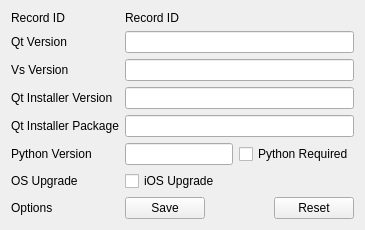
      <widget class="QWidget" name="tabIOS">
       <attribute name="title">
        <string>iOS</string>
       </attribute>
       <layout class="QVBoxLayout" name="verticalLayout_10">
        <item>
         <layout class="QFormLayout" name="formLayoutIOS">
          <item row="1" column="0">
           <widget class="QLabel" name="labelSettingsQtVersionIOS">
            <property name="text">
             <string>Qt Version</string>
            </property>
           </widget>
          </item>
          <item row="1" column="1">
           <widget class="QLineEdit" name="lineEditQtVersionIOS">
            <property name="inputMask">
             <string notr="true"/>
            </property>
            <property name="text">
             <string notr="true"/>
            </property>
            <property name="placeholderText">
             <string notr="true"/>
            </property>
           </widget>
          </item>
          <item row="3" column="0">
           <widget class="QLabel" name="labelSettingsQtInstallerVersionIOS">
            <property name="text">
             <string>Qt Installer Version</string>
            </property>
           </widget>
          </item>
          <item row="3" column="1">
           <widget class="QLineEdit" name="lineEditQtIfVersionIOS">
            <property name="inputMask">
             <string notr="true"/>
            </property>
            <property name="text">
             <string notr="true"/>
            </property>
            <property name="placeholderText">
             <string notr="true"/>
            </property>
           </widget>
          </item>
          <item row="4" column="0">
           <widget class="QLabel" name="labelSettingsQtInstallerPackageIOS">
            <property name="text">
             <string>Qt Installer Package</string>
            </property>
           </widget>
          </item>
          <item row="4" column="1">
           <widget class="QLineEdit" name="lineEditQtIfPackageUriIOS">
            <property name="inputMask">
             <string notr="true"/>
            </property>
            <property name="text">
             <string notr="true"/>
            </property>
            <property name="placeholderText">
             <string notr="true"/>
            </property>
           </widget>
          </item>
          <item row="5" column="0">
           <widget class="QLabel" name="labelSettingsPythonVersionIOS">
            <property name="text">
             <string>Python Version</string>
            </property>
           </widget>
          </item>
          <item row="5" column="1">
           <layout class="QHBoxLayout" name="horizontalLayoutPythonIOS">
            <item>
             <widget class="QLineEdit" name="lineEditPythonVersionIOS">
              <property name="inputMask">
               <string notr="true"/>
              </property>
              <property name="text">
               <string notr="true"/>
              </property>
              <property name="placeholderText">
               <string notr="true"/>
              </property>
             </widget>
            </item>
            <item>
             <widget class="QCheckBox" name="checkBoxPythonIOS">
              <property name="text">
               <string>Python Required</string>
              </property>
             </widget>
            </item>
           </layout>
          </item>
          <item row="6" column="0">
           <widget class="QLabel" name="labelSettingsUpgradeIOS">
            <property name="text">
             <string>OS Upgrade</string>
            </property>
           </widget>
          </item>
          <item row="6" column="1">
           <widget class="QCheckBox" name="checkBoxUpgradeIOS">
            <property name="text">
             <string>iOS Upgrade</string>
            </property>
           </widget>
          </item>
          <item row="7" column="0">
           <widget class="QLabel" name="labelSetDefaultsIOS">
            <property name="text">
             <string>Options</string>
            </property>
           </widget>
          </item>
          <item row="7" column="1">
           <layout class="QHBoxLayout" name="horizontalLayoutIOS">
            <item>
             <widget class="QPushButton" name="pushButtonSaveIOS">
              <property name="text">
               <string>Save</string>
              </property>
             </widget>
            </item>
            <item>
             <spacer name="horizontalSpacerIOS">
              <property name="orientation">
               <enum>Qt::Horizontal</enum>
              </property>
              <property name="sizeHint" stdset="0">
               <size>
                <width>40</width>
                <height>20</height>
               </size>
              </property>
             </spacer>
            </item>
            <item>
             <widget class="QPushButton" name="pushButtonResetDefaultsIOS">
              <property name="text">
               <string>Reset</string>
              </property>
             </widget>
            </item>
           </layout>
          </item>
          <item row="0" column="0">
           <widget class="QLabel" name="labelRecordIdLableIOS">
            <property name="text">
             <string>Record ID</string>
            </property>
           </widget>
          </item>
          <item row="0" column="1">
           <widget class="QLabel" name="labelRecordIdIOS">
            <property name="text">
             <string notr="true">Record ID</string>
            </property>
           </widget>
          </item>
          <item row="2" column="0">
           <widget class="QLabel" name="labelSettingsVsVersionIOS">
            <property name="text">
             <string>Vs Version</string>
            </property>
           </widget>
          </item>
          <item row="2" column="1">
           <widget class="QLineEdit" name="lineEditVsVersionIOS">
            <property name="inputMask">
             <string notr="true"/>
            </property>
            <property name="text">
             <string notr="true"/>
            </property>
            <property name="placeholderText">
             <string notr="true"/>
            </property>
           </widget>
          </item>
         </layout>
        </item>
       </layout>
      </widget>
